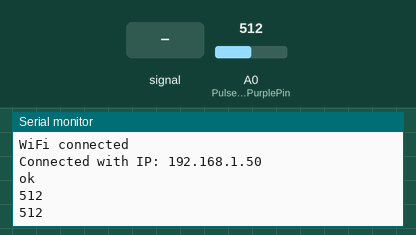
The sketch below on a simulated ESP8266 (NodeMCU). Parts: the last lines printed to the serial monitor. The inputs (shaded band) are chosen by the test bench; at power-on: A0 (PulseSensorPurplePin) = 512. WiFi joins after 1.5 s; servers stay silent unless stated; a WiFi scan finds three made-up networks.

Above: at 4.7 s.
4.8 s: A0 (PulseSensorPurplePin) fed a 200 Hz sine of ±81 counts around its level
At 6.2 s:
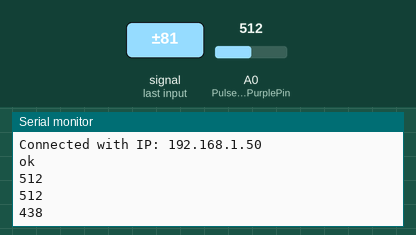
6.4 s: A0 (PulseSensorPurplePin) set to 560
At 7.6 s:
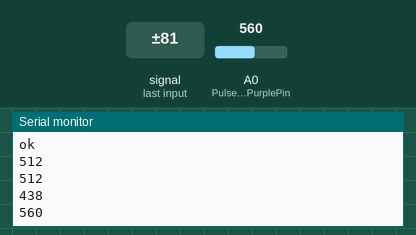
8.0 s: A0 (PulseSensorPurplePin) fed a 1000 Hz sine of ±255 counts around its level
At 9.0 s:
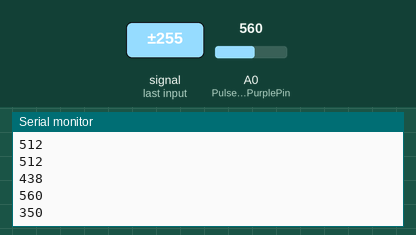
9.6 s: A0 (PulseSensorPurplePin) set to 540
At 10.9 s:
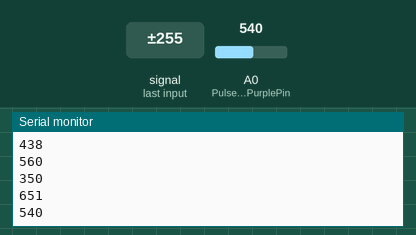
Timing chart, 0 to 12.2 s (numbered marks = the images above; inputs shaded):
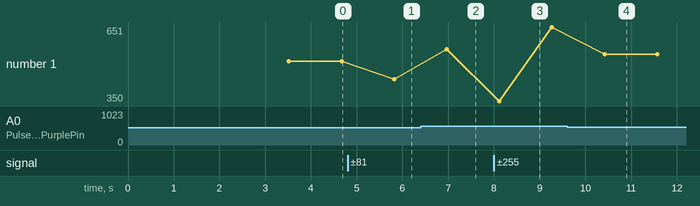

The sketch:

slaveNode.ino
```cpp
#include <Arduino.h>
#include <Wire.h>
#include <ESP8266WiFi.h>
#include <Firebase_ESP_Client.h>

#include "addons/TokenHelper.h"
#include "addons/RTDBHelper.h"

#define API_KEY "AIzaSyAYtcFONyqV9laJcmmdWi1FlUpCF6YqzKI";
#define DATABASE_URL "pollution-detector-nodemcu-default-rtdb.asia-southeast1.firebasedatabase.app";

int ledPin = 2;

const char *ssid = "Kush";
const char *pass = "kushkush";

int PulseSensorPurplePin = A0;
int Signal;
int Threshold = 550;

FirebaseData fbdo;

FirebaseAuth auth;
FirebaseConfig config;

unsigned long sendDataPrevMillis = 0;
int count = 0;
bool signupOK = false;

float value1;
int value2;

WiFiClient client;

void setup() {
  Serial.begin(115200);

  int numberOfNetworks = WiFi.scanNetworks();

  for (int i = 0; i < numberOfNetworks; i++) {

    Serial.print("Network name: ");
    Serial.println(WiFi.SSID(i));
    Serial.print("Signal strength: ");
    Serial.println(WiFi.RSSI(i));
    Serial.println("-----------------------");

  }

  Serial.print("Connecting to ");
  Serial.println(ssid);
  WiFi.begin(ssid, pass);

  while (WiFi.status() != WL_CONNECTED)
  {
    Serial.print(".");
    delay(300);
  }
  Serial.println("");

  Serial.println("WiFi connected");
  Serial.print("Connected with IP: ");
  Serial.println(WiFi.localIP());

  //pinMode(ledPin, OUTPUT);

  config.api_key = API_KEY;
  config.database_url = DATABASE_URL;

  if (Firebase.signUp(&config, &auth, "", "")) {
    Serial.println("ok");
    signupOK = true;
  }
  else {
    Serial.printf("%s\n", config.signer.signupError.message.c_str());
  }

  config.token_status_callback = tokenStatusCallback;

  Firebase.begin(&config, &auth);
  Firebase.reconnectWiFi(true);

}

// the loop function runs over and over again forever
void loop() {


  if(Firebase.ready() && signupOK) {
    Signal = analogRead(PulseSensorPurplePin);
    Serial.println(Signal);
    delay(1000);
    Firebase.RTDB.setInt(&fbdo, "Pulse", Signal);
  }

  //
  //  digitalWrite(ledPin, HIGH);   // turn the LED on (HIGH is the voltage level)
  //  //Serial.println("High");
  //  delay(1000);               // wait for a second
  //  digitalWrite(ledPin, LOW);    // turn the LED off by making the voltage LOW
  //  //Serial.println("Low");
  //  delay(1000);               // wait for a second

  /*if (Firebase.ready() && signupOK && (millis() - sendDataPrevMillis > 15000 || sendDataPrevMillis == 0)) {
    sendDataPrevMillis = millis();

    value1 = random(0, 100) + 0.1 * random(0, 100) + 0.01 * random(0, 100);
    value2 = count;
    // Write an Int number on the database path test/int
    if (Firebase.RTDB.setInt(&fbdo, "Polution-Index/CO2", value2))
    {
      Serial.println();
      Serial.println("PASSED");
      Serial.println("PATH: " + fbdo.dataPath());
      Serial.println("TYPE: " + fbdo.dataType());
      Serial.println("VALUE: " + String(value2));
    }
    else {
      Serial.println("FAILED");
      Serial.println("REASON: " + fbdo.errorReason());
    }
    count++;

    // Write an Float number on the database path test/float
    if (Firebase.RTDB.setFloat(&fbdo, "Polution-Index/CO", value1))
    {
      Serial.println();
      Serial.println("PASSED");
      Serial.println("PATH: " + fbdo.dataPath());
      Serial.println("TYPE: " + fbdo.dataType());
      Serial.println("VALUE: " + String(value1));
    }
    else {
      Serial.println("FAILED");
      Serial.println("REASON: " + fbdo.errorReason());
    }
  }*/

}
```

Measured:
- after the input at 4.8 s, the serial monitor: prints a new line after 1.0 s (image 1)
- after the input at 6.4 s, the serial monitor: prints a new line after 0.57 s (image 2)
- after the input at 8.0 s, the serial monitor: prints a new line after 0.12 s (image 3)
- after the input at 9.6 s, the serial monitor: prints a new line after 0.82 s (image 4)
- plotted number 1: 512 → 438 after the input at 4.8 s, 438 → 560 after the input at 6.4 s, 560 → 651 after the input at 8.0 s, 651 → 540 after the input at 9.6 s
